Frame 1 (no input): blank canvas, image omitted
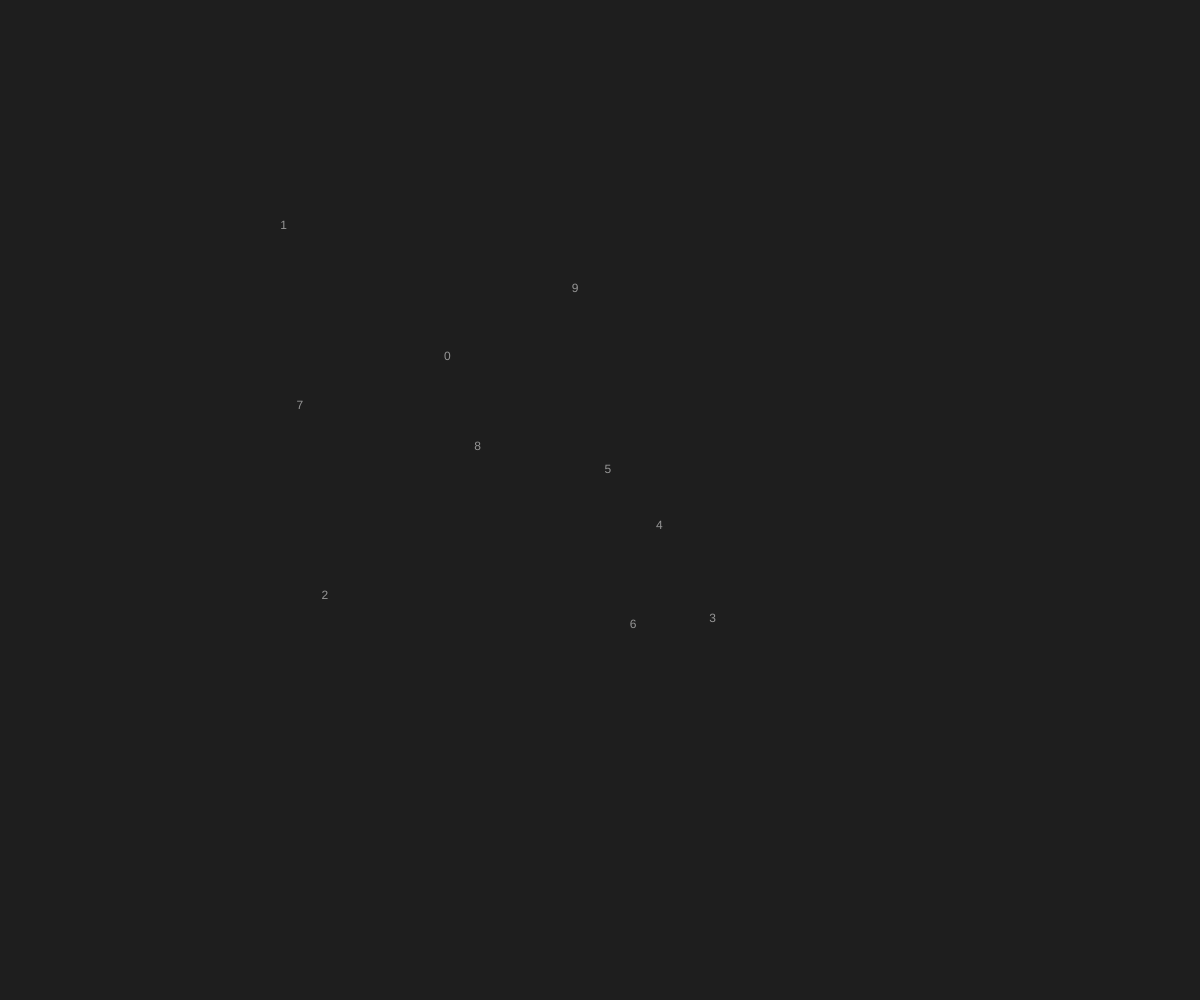
Frame 60 (no input)
Frame 120 (the mouse pressed at the canvas centre since frame 60): blank canvas, image omitted

The p5.js sketch that drew this single still picture (run headless with seeded random() and noise() and a simulated clock; from frame 60 on, the mouse is pressed at the canvas centre):

// p5.js sketch
// ── sketch.js
// -
// Camminatore+Noise 0.2 by Lucrezia Nediani [Camminatore, Noise]
// 2021 © Lucrezia Nediani, Daniele @Fupete and the course DS-2021 at DESIGN.unirsm 
// github.com/ds-2021-unirsm — github.com/Lucrezia604 — github.com/fupete
// Educational purposes, MIT License, 2021, San Marino
// —


let Palline = []; 
let n = 10; 
let xoff1 = 300;
let xoff2 = 80;

function preload() {
//
}

function setup() {
  createCanvas(windowWidth, windowHeight, P2D); 
  background(30);

  // gruppo iniziale di Linee
  for (let i=0; i<n; i++) {
    Palline.push(new Astronave(i));
  }
}

function draw() {
  background(30);

  //orbitControl(); 

  push(); 
  translate(0,0); 
  
  
  for (var i=0; i<Palline.length; i++) {
    Palline[i].spostati();
    Palline[i].mostrati();
    
    }
  pop();
}


function Astronave(_id) {

  // dati e costruttore
  this.id = _id;
  let x = width/2 + random (-width/5,width/5);
  let y = height/2 + random (-height/5,height/5);
  
  

  this.mostrati = function() {
    
    fill(150);
    text(this.id, this.x, this.y);
  }

  this.spostati = function() {
    let vel = random(0, 0.0005);
    
    this.x =  map(noise(x + xoff1), 0, 1, 0, width);
    this.y =  map(noise(y + xoff2), 0, 1, 0, height);
  
    xoff1 += vel;
    xoff2 += vel;
  }
}


function windowResized() {
  resizeCanvas(windowWidth, windowHeight);
}
